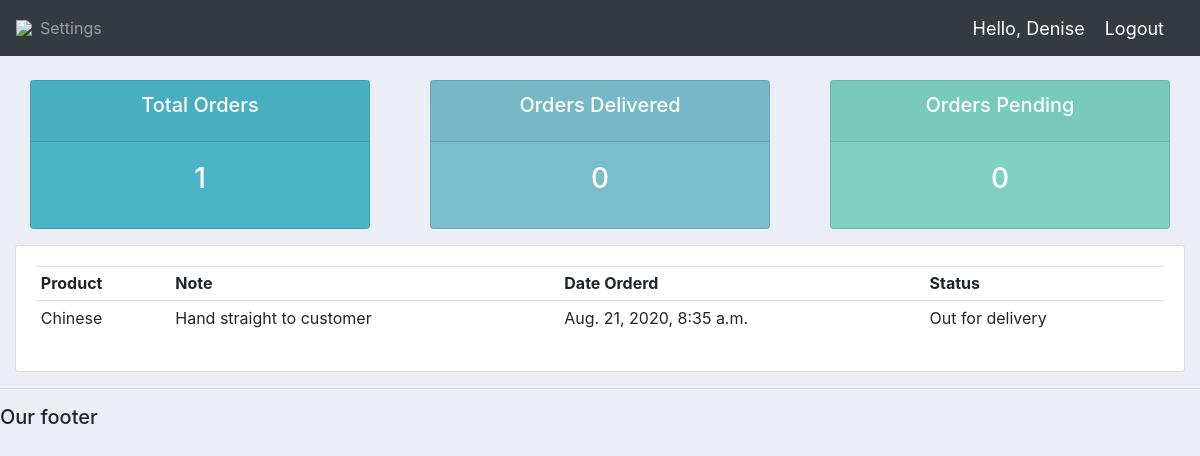
Screenshot of /user/ (signed in) with the database file from the repository.
### crm1/accounts/models.py (models this page shows)
class Order(models.Model):
	STATUS = (
			('Pending', 'Pending'),
			('Out for delivery', 'Out for delivery'),
			('Delivered', 'Delivered'),
			)
	customer = models.ForeignKey(Customer, null=True, on_delete= models.SET_NULL)
	product = models.ForeignKey(Product, null=True, on_delete= models.SET_NULL)
	date_created = models.DateTimeField(auto_now_add=True, null=True)
	status = models.CharField(max_length=200, null=True, choices=STATUS)
	note = models.CharField(max_length=1000, null=True)
	def __str__(self):
		return self.product.name

class Product(models.Model):
	CATEGORY = (
			('Indoor', 'Indoor'),
			('Out Door', 'Out Door'),
			)
	name = models.CharField(max_length=200, null=True)
	price = models.FloatField(null=True)
	category = models.CharField(max_length=200, null=True, choices=CATEGORY)
	description = models.CharField(max_length=200, null=True, blank=True)
	date_created = models.DateTimeField(auto_now_add=True, null=True)
	tags = models.ManyToManyField(Tag)
	def __str__(self):
		return self.name

### crm1/accounts/views.py (the view)
# urls.py: path('user/', views.userPage, name="user-page"),
@login_required(login_url='login')
def userPage(request):
	orders = request.user.customer.order_set.all()
	total_orders = orders.count()
	delivered = orders.filter(status='Delivered').count()
	pending = orders.filter(status='Pending').count()
	print('ORDERS:', orders)
	context = {'orders':orders, 'total_orders':total_orders,
	'delivered':delivered,'pending':pending}
	return render(request, 'accounts/user.html', context)

### crm1/accounts/templates/accounts/user.html
{%  extends 'accounts/main.html' %}
{% block content %}
{%  include 'accounts/status.html' %}
<div class="row">
	<div class="col-md">
		<div class="card card-body">
			<table class="table table-sm">
				<tr>
					<th>Product</th>
					<th>Note</th>
					<th>Date Orderd</th>
					<th>Status</th>
				</tr>
				{% for order in orders %}
				<tr>
					<td>{{order.product}}</td>
					<td>{{order.note}}</td>
					<td>{{order.date_created}}</td>
					<td>{{order.status}}</td>
				</tr>
				{% endfor %}
			</table>
		</div>
	</div>
</div>
{% endblock content %}

### crm1/accounts/templates/accounts/navbar.html (shortened to what this page needs)
{% load static %}
<nav class="navbar navbar-expand-lg navbar-dark bg-dark">
 <img src="{% static 'images/logo.png' %}">
  <div class="collapse navbar-collapse" id="navbarNav">
    <ul class="navbar-nav">
      {% if request.user.is_staff %}
      <li class="nav-item active">
        <a class="nav-link" href="{% url 'home' %}">Dashboard</a>
      </li>
      <li class="nav-item">
        <a class="nav-link" href="{% url 'products' %}">Products</a>
      </li>
      {% else %}
       <li class="nav-item">
        <a class="nav-link" href="{% url 'account' %}">Settings</a>
      </li>
      {% endif %}
    </ul>
  </div>
  <span class="hello-msg">Hello, {{request.user}}</span>
  <span ><a  class="hello-msg" href="{% url 'logout' %}">Logout</a></span>
</nav>

### static/css/main.css (style rules this page uses)
body { background-color: #ebeff5; }

### crm1/accounts/templates/accounts/navbar.html (style rules this page uses)
.hello-msg { font-size: 18px; color: #fff; margin-right: 20px; }

### rows the page displays
Order: product "Chinese", note "Hand straight to customer", date_created "Aug. 21, 2020, 8:35 a.m.", status "Out for delivery"

### other values shown
{{ request.user }} "Denise"
{{ total_orders }} "1"
{{ delivered }} "0"
{{ pending }} "0"
